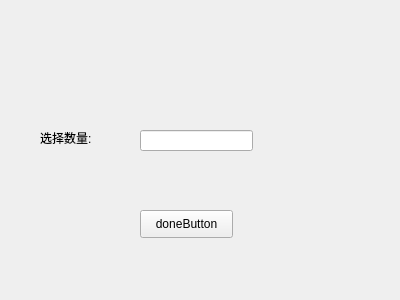
<?xml version="1.0" encoding="UTF-8"?>
<ui version="4.0">
 <class>ChooseAmount</class>
 <widget class="QWidget" name="ChooseAmount">
  <property name="geometry">
   <rect>
    <x>0</x>
    <y>0</y>
    <width>400</width>
    <height>300</height>
   </rect>
  </property>
  <property name="windowTitle">
   <string>Form</string>
  </property>
  <widget class="QLabel" name="label">
   <property name="geometry">
    <rect>
     <x>40</x>
     <y>130</y>
     <width>72</width>
     <height>15</height>
    </rect>
   </property>
   <property name="text">
    <string>选择数量:</string>
   </property>
  </widget>
  <widget class="QLineEdit" name="lineEdit">
   <property name="geometry">
    <rect>
     <x>140</x>
     <y>130</y>
     <width>113</width>
     <height>21</height>
    </rect>
   </property>
  </widget>
  <widget class="QPushButton" name="pushButton">
   <property name="geometry">
    <rect>
     <x>140</x>
     <y>210</y>
     <width>93</width>
     <height>28</height>
    </rect>
   </property>
   <property name="text">
    <string>doneButton</string>
   </property>
  </widget>
 </widget>
 <resources/>
 <connections/>
</ui>
